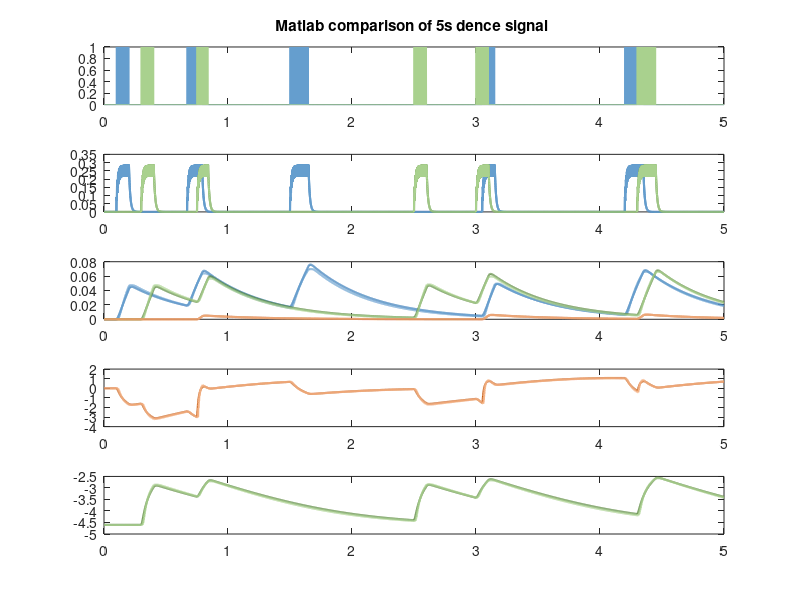
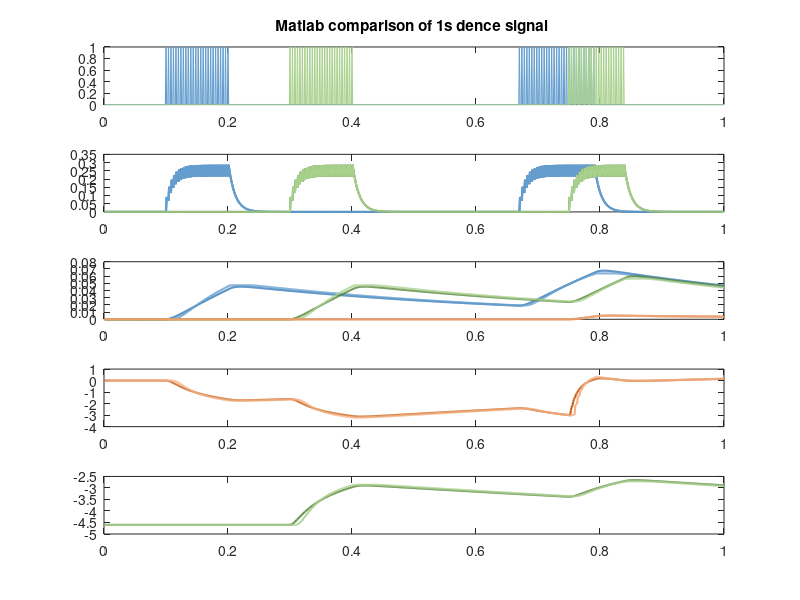
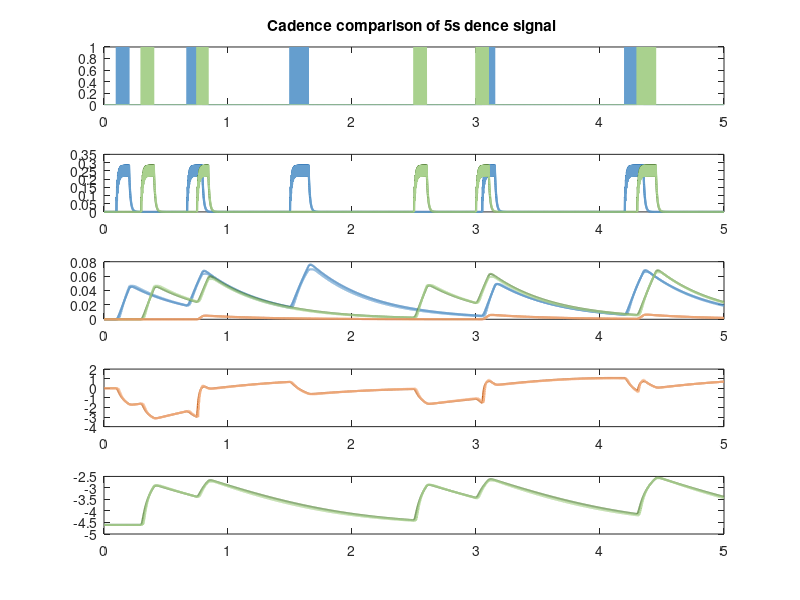
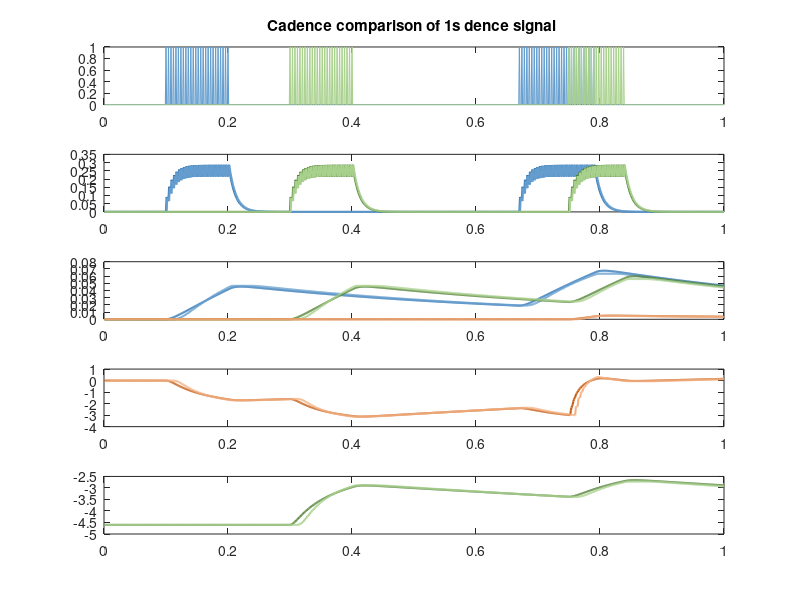

These figures' MATLAB source, in order:

clc;
clear;
close all;
%% load cadence data
load zi_modified_intence
load zj_modified_intence
load pi_modified_intence
load pj_modified_intence
load pij_modified_intence
load logpi_modified_intence
load logpj_modified_intence
load logpij_modified_intence
load wij_modified_intence

%% BCPNN parameter
kp = 1/500;
kz = 1/11;
kfti = 1/11;
eps = 0.01;
%% BCPNN input
points=5000;
si=zeros(1,points);
sj=zeros(1,points);
si(100:4:200)=1;
sj(300:4:400)=1;
si(670:4:790)=1;
sj(750:4:840)=1;
si(1500:4:1650)=1;
sj(2500:4:2600)=1;
sj(3000:4:3100)=1;
si(3050:4:3150)=1;
si(4200:4:4350)=1;
sj(4300:4:4450)=1;

%% BCPNN
zi(1)=0;
pi(1)=0;
zj(1)=0;
pj(1)=0;
pij(1)=0;
for i= 2: points
    pi(i) = pi(i-1) * (1 - kp) + zi(i-1)*kp;
    zi(i) = zi(i-1) * (1 - kz) + si(i-1)*kz; 
    pj(i) = pj(i-1) *( 1 - kp) + zj(i-1)*kp;
    zj(i) = zj(i-1) * (1 - kz) + sj(i-1)*kfti;
    pij(i) = pij(i-1) * (1 - kp) + zi(i-1)*zj(i-1)*kp;
    wij(i) = log((pij(i-1)+eps^2)/((pi(i-1)+eps)*(pj(i-1)+eps)));
    bj=log(pj+eps);
end

%% memristor model parameters
D = 1;
w_init = 0; 
Roff = 2e5;
Ron = 2000;
alpha_on = 1;
alpha_off = 1;
v_on=-0.02;
v_off=0.02;
delta_t=0.5e-3;
k_on= -28;
k_off = 21;
P_coeff = 1;
%% cadence circuit parameter
current=50e-9;
Ron_current=Ron*current;
%% Data processing parameter
trans_ratio_z_New = D/(Roff-Ron)/current;
trans_ratio_pi_New =1/19.5e5/current;
trans_ratio_pj_New =1/19.5e5/current; 
trans_ratio_pij_New=1/10e6/current;
rv_ratio_p_New = 0.23; 
rv_devia_p_New = -0.023; 
rv_ratio_pij_New = 1; 
rv_devia_pij_New = -0.023;
%% Initial value of the memristor model variable
New_X_i(1)=w_init*D;
New_X_j(1)=w_init*D;
New_PX_i(1)=0;
New_PX_j(1)=0;
New_PX_ij(1)=0;
W_ij(1) = 0;
%% Zi memristor
% memristor input
a=si;
a(a==0)=v_on*(-1e3/11/k_on*2+1);
a(a==1)=v_off*(1e3/11/k_off*2+1);
i_ = 50e-9.*ones(1,points);%sampling signal
New_rand_zi = [a;i_];
New_h_i= New_rand_zi(:)';
for p=2:2*points
    if  (New_h_i(p) > 0) && (New_h_i(p) > v_off)
        New_X_dot_i=k_off*(New_h_i(p)/v_off-1)^alpha_off;
        New_X_i(p)=New_X_i(p-1)+delta_t*New_X_dot_i.*(1-New_X_i(p-1)/D)^(P_coeff);
    elseif (New_h_i(p) <= 0) && (New_h_i(p) < v_on)
        New_X_dot_i=k_on*((New_h_i(p))/v_on-1)^alpha_on;
        New_X_i(p)=New_X_i(p-1)+delta_t*New_X_dot_i.*(New_X_i(p-1)/D)^(P_coeff);
    else
        New_X_i(p)=New_X_i(p-1);
        New_X_dot_i=0;
    end  
end
New_R_i=Roff.*New_X_i./D+Ron.*(1-New_X_i./D);
New_R_i=New_R_i*current;%The data sampled by the current in Cadence

% value to Zi
New_Z_i = (New_R_i(2:2:2*points)-Ron_current).*trans_ratio_z_New;
New_Z_i_shift = [0,New_Z_i(1:4999)];%memristor data right shift

%error analysis
New_Z_error_i = abs(New_Z_i_shift - zi);
New_Z_max_error_i = max(New_Z_error_i);
New_Z_mean_error_i = mean(New_Z_error_i);
corr_zi = corrcoef(zi,New_Z_i_shift);
New_Z_corr_i = corr_zi(2,1);
rrmse_zi= sqrt((sum((New_Z_i_shift - zi).^2)/(sum(zi.^2)))/5000);
%% Pi memristor
% memristor input
New_newR_i =New_Z_i*rv_ratio_p_New + rv_devia_p_New;
New_rand_pi = [New_newR_i;i_];
New_P_input_i = New_rand_pi(:)';

for p=2:2*points
    if  (New_P_input_i(p) > 0) && (New_P_input_i(p) > v_off)
        New_PX_dot_i=k_off*(New_P_input_i(p)/v_off-1)^alpha_off;
        New_PX_i(p)=New_PX_i(p-1)+delta_t*New_PX_dot_i.*(1-New_PX_i(p-1)/D)^(P_coeff);
    elseif (New_P_input_i(p) <= 0) && (New_P_input_i(p) < v_on)
        New_PX_dot_i=k_on*((New_P_input_i(p))/v_on-1)^alpha_on;
        New_PX_i(p)=New_PX_i(p-1)+delta_t*New_PX_dot_i.*(New_PX_i(p-1)/D)^(P_coeff);
    else
        New_PX_i(p)=New_PX_i(p-1);
        New_PX_dot_i=0;
    end
end 
New_PR_i=Roff.*New_PX_i./D+Ron.*(1-New_PX_i./D);
New_PR_i=New_PR_i*current;%The data sampled by the current in Cadence

% value to Pi
New_P_i = (New_PR_i(2:2:2*points)-Ron_current).*trans_ratio_pi_New;
New_P_i_shift = [0,New_P_i(1:4999)];%memristor right shift

% error analysis
New_P_error_i = abs(New_P_i_shift - pi);
New_P_max_error_i = max(New_P_error_i);
New_P_mean_error_i = mean(New_P_error_i);
corr_pi = corrcoef(pi,New_P_i_shift);
New_P_corr_i = corr_pi(2,1);
rrmse_pi= sqrt((sum((New_P_i_shift - pi).^2)/(sum(zi.^2)))/5000);


%% Zj memristor
% memristor input
b=sj;
b(b==0)=v_on*(-1e3/11/k_on*2+1);
b(b==1)=v_off*(1e3/11/k_off*2+1);
New_rand_zj = [b;i_];
New_h_j = New_rand_zj(:)';

for p=2:2*points
    if  (New_h_j(p) > 0) && (New_h_j(p) > v_off)
        New_X_dot_j=k_off*(New_h_j(p)/v_off-1)^alpha_off;
        New_X_j(p)=New_X_j(p-1)+delta_t*New_X_dot_j.*(1-New_X_j(p-1)/D)^(P_coeff);
    elseif (New_h_j(p) <= 0) && (New_h_j(p) < v_on)
        New_X_dot_j=k_on*((New_h_j(p))/v_on-1)^alpha_on;
        New_X_j(p)=New_X_j(p-1)+delta_t*New_X_dot_j.*(New_X_j(p-1)/D)^(P_coeff);
    else
        New_X_j(p)=New_X_j(p-1);
        New_X_dot_j=0;
    end  
end
New_R_j=Roff.*New_X_j./D+Ron.*(1-New_X_j./D);
New_R_j=New_R_j*current;%The data sampled by the current in Cadence

% value to Zj
New_Z_j = (New_R_j(2:2:2*points)-Ron_current).*trans_ratio_z_New;
New_Z_j_shift = [0,New_Z_j(1:4999)];%memristor right shift
%error analysis
New_Z_error_j = abs(New_Z_j_shift - zj);
New_Z_max_error_j= max(New_Z_error_j);
New_Z_mean_error_j = mean(New_Z_error_j);
corr_zj = corrcoef(zj,New_Z_j_shift);
New_Z_corr_j = corr_zj(2,1);
rrmse_zj= sqrt((sum((New_Z_j_shift - zj).^2)/(sum(zi.^2)))/5000);
%% Pj memristor
% memristor input
New_newR_j =New_Z_j*rv_ratio_p_New + rv_devia_p_New;
New_rand_pj = [New_newR_j;i_];
New_P_input_j = New_rand_pj(:)';

for p=2:2*points
    if  (New_P_input_j(p) > 0) && (New_P_input_j(p) > v_off)
        New_PX_dot_j=k_off*(New_P_input_j(p)/v_off-1)^alpha_off;
        New_PX_j(p)=New_PX_j(p-1)+delta_t*New_PX_dot_j.*(1-New_PX_j(p-1)/D)^(P_coeff);
    elseif (New_P_input_j(p) <= 0) && (New_P_input_j(p) < v_on)
        New_PX_dot_j=k_on*((New_P_input_j(p))/v_on-1)^alpha_on;
        New_PX_j(p)=New_PX_j(p-1)+delta_t*New_PX_dot_j.*(New_PX_j(p-1)/D)^(P_coeff);
    else
        New_PX_j(p)=New_PX_j(p-1);
        New_PX_dot_j=0;
    end
end 
New_PR_j=Roff.*New_PX_j./D+Ron.*(1-New_PX_j./D);
New_PR_j=New_PR_j*current;%The data sampled by the current in Cadence

% value to Pj
New_P_j = (New_PR_j(2:2:2*points)-Ron_current).*trans_ratio_pj_New;
New_P_j_shift = [0,New_P_j(1:4999)];%memristor right shift
%error analysis
New_P_error_j = abs(New_P_j_shift - pj);
New_P_max_error_j = max(New_P_error_j);
New_P_mean_error_j = mean(New_P_error_j);
corr_pj = corrcoef(pj,New_P_j_shift);
New_P_corr_j = corr_pj(2,1);
rrmse_pj= sqrt((sum((New_P_j_shift - pj).^2)/(sum(pj.^2)))/5000);
%% bj memristor
b_j=log(New_P_j+eps);
b_j_shift = [[-4.6017],b_j(1:4999)];%memristor right shift

%error analysis
New_b_error_j = abs(b_j_shift - bj);
New_b_max_error_j = max(New_b_error_j);
New_b_mean_error_j = mean(New_b_error_j);
corr_bj = corrcoef(b_j_shift,bj);
New_b_corr_j = corr_bj(2,1);
rrmse_bj= sqrt((sum((b_j_shift - bj).^2)/(sum(bj.^2)))/5000);
%% pij memristor
% memristor input
zij=New_Z_i.*New_Z_j;
New_Z_ij=(zij*rv_ratio_pij_New + rv_devia_pij_New);
New_rand_ij = [New_Z_ij;i_];
New_P_input_ij = New_rand_ij(:)';
for p=2:2*points
    if  (New_P_input_ij(p) > 0) && (New_P_input_ij(p) > v_off)
        New_PX_dot_ij=k_off*(New_P_input_ij(p)/v_off-1)^alpha_off;
        New_PX_ij(p)=New_PX_ij(p-1)+delta_t*New_PX_dot_ij.*(1-New_PX_ij(p-1)/D)^(P_coeff);
    elseif (New_P_input_ij(p) <= 0) && (New_P_input_ij(p) < v_on)
        New_PX_dot_ij=k_on*((New_P_input_ij(p))/v_on-1)^alpha_on;
        New_PX_ij(p)=New_PX_ij(p-1)+delta_t*New_PX_dot_ij.*(New_PX_ij(p-1)/D)^(P_coeff);
    else
        New_PX_ij(p)=New_PX_ij(p-1);
        New_PX_dot_ij=0;
    end
end 
New_PR_ij=Roff.*New_PX_ij./D+Ron.*(1-New_PX_ij./D);
New_PR_ij=New_PR_ij*current;%The data sampled by the current in Cadence

% value to Pij
New_P_ij = (New_PR_ij(2:2:2*points)-Ron_current).*trans_ratio_pij_New;
New_P_ij_shift = [0,New_P_ij(1:4999)];%memristor right shift

%error analysis
New_P_error_ij = abs(New_P_ij_shift - pij);
New_P_max_error_ij = max(New_P_error_ij);
New_P_mean_error_ij= mean(New_P_error_ij);
corr_pij = corrcoef(pij,New_P_ij_shift);
New_P_corr_ij = corr_pij(2,1);
rrmse_pij= sqrt((sum((New_P_ij_shift - pij).^2)/(sum(pij.^2)))/5000);
%% Wij memristor
for i=2:points

        W_ij(i) = log((New_P_ij(i-1)+eps^2)/((New_P_i(i-1)+eps).*(New_P_j(i-1)+eps)));

end

% value to wij
W_ij_shift=[0,W_ij(1:4999)];%memristor right shift

%error analysis
New_W_error_ij = abs(W_ij_shift - wij);
New_W_max_error_ij = max(New_W_error_ij);
New_W_mean_error_ij = mean(New_W_error_ij);
corr_pij = corrcoef(wij,W_ij_shift);
New_W_corr_ij = corr_pij(2,1);
rrmse_wij= sqrt((sum((W_ij_shift - wij).^2)/(sum(wij.^2)))/5000);

%% matlab comparison
% Matlab comparison of 5s/1s dence signal

New_mean_error_z_avg_i=mean(New_Z_mean_error_i);
New_max_error_z_avg_i=mean(New_Z_max_error_i);
New_corr_z_avg_i=mean(New_Z_corr_i);
rmse_zi=sqrt(mean((New_Z_i_shift - zi).^2));

New_mean_error_p_avg_i=mean(New_P_mean_error_i);
New_max_error_p_avg_i=mean(New_P_max_error_i);
New_corr_p_avg_i=mean(New_P_corr_i);
rmse_pi=sqrt(mean((New_P_i_shift - pi).^2));

New_mean_error_z_avg_j=mean(New_Z_mean_error_j);
New_max_error_z_avg_j=mean(New_Z_max_error_j);
New_corr_z_avg_j=mean(New_Z_corr_j);
rmse_zj=sqrt(mean((New_Z_j_shift - zj).^2));

New_mean_error_p_avg_j=mean(New_P_mean_error_j);
New_max_error_p_avg_j=mean(New_P_max_error_j);
New_corr_p_avg_j=mean(New_P_corr_j);
rmse_pj=sqrt(mean((New_P_j_shift - pj).^2));

New_mean_error_p_avg_ij=mean(New_P_mean_error_ij);
New_max_error_p_avg_ij=mean(New_P_max_error_ij);
New_corr_p_avg_ij=mean(New_P_corr_ij);
rmse_pij=sqrt(mean((New_P_ij_shift - pij).^2));

New_mean_error_w_avg_ij=mean(New_W_mean_error_ij);
New_max_error_w_avg_ij=mean(New_W_max_error_ij);
New_corr_w_avg_ij=mean(New_W_corr_ij);
rmse_wij=sqrt(mean((W_ij_shift - wij).^2));

New_mean_error_b_avg_j=mean(New_b_mean_error_j);
New_max_error_b_avg_j=mean(New_b_max_error_j);
New_corr_b_avg_j=mean(New_b_corr_j);
rmse_bj=sqrt(mean((b_j_shift - bj).^2));

fprintf('M Zi mean error: %f, Zi max error: %f, Zi corr: %f, Zi rrmse: %f, Zi rmse: %f\n',New_Z_mean_error_i,New_Z_max_error_i,New_Z_corr_i,rrmse_zi,rmse_zi);
fprintf('M Pi mean error: %f, Pi max error: %f, Pi corr: %f, Pi rrmse: %f, Pi rmse: %f\n',New_P_mean_error_i,New_P_max_error_i,New_P_corr_i,rrmse_pi,rmse_pi);

fprintf('M Zj mean error: %f, Zj max error: %f, Zj corr: %f, Zj rrmse: %f, Zj rmse: %f\n',New_Z_mean_error_j,New_Z_max_error_j,New_Z_corr_j,rrmse_zj,rmse_zj);
fprintf('M Pj mean error: %f, Pj max error: %f, Pj corr: %f, Pj rrmse: %f, Pj rmse: %f\n',New_P_mean_error_j,New_P_max_error_j,New_P_corr_j,rrmse_pj,rmse_pj);

fprintf('M Pij mean error: %f, Pij max error: %f, Pij corr: %f, Pij rrmse: %f, Pij rmse: %f\n',New_P_mean_error_ij,New_P_max_error_ij,New_P_corr_ij,rrmse_pij,rmse_pij);
fprintf('M wij mean error: %f, wij max error: %f, wij corr: %f, wij rrmse: %f, wij rmse: %f\n',New_W_mean_error_ij,New_W_max_error_ij,New_W_corr_ij,rrmse_wij,rmse_wij);
fprintf('M bj mean error: %f, bj max error: %f, bj corr: %f, bj rrmse: %f, bj rmse: %f\n',New_Z_max_error_i,New_b_max_error_j,New_b_corr_j,rrmse_bj,rmse_bj);

% color setting
blue1 = [101/255 158/255 206/255];
blue2 = [46/255 117/255 181/255];
green1 = [169/255 209/255 142/255];
green2 = [83/255 129/255 53/255];
orange1 = [244/255 177/255 131/255];
orange2 = [197/255 90/255 17/255];

% Matlab comparison of 5s/1s dence signal
figure(1)
subplot(511),
x=1:points;
plot(x*0.001,si,'Color',blue1, 'linewidth',0.8);hold on
plot(x*0.001,sj,'Color',green1, 'linewidth',0.8);
title('Matlab comparison of 5s dence signal ')

subplot(512),
plot(x*0.001,zi,'Color',blue2, 'linewidth',1.5);hold on
plot(x*0.001,New_Z_i_shift,'Color',blue1, 'linewidth',1.5);hold on
plot(x*0.001,zj,'Color',green2, 'linewidth',1.5);hold on
plot(x*0.001,New_Z_j_shift,'Color',green1, 'linewidth',1.5);

subplot(513);
plot(x*0.001,pi,'Color',blue2, 'linewidth',1.5);hold on
plot(x*0.001,New_P_i_shift,'Color',blue1, 'linewidth',1.5);hold on
plot(x*0.001,pj,'Color',green2, 'linewidth',1.5);hold on
plot(x*0.001,New_P_j_shift,'Color',green1, 'linewidth',1.5);hold on
plot(x*0.001,pij,'Color',orange2, 'linewidth',1.5);hold on
plot(x*0.001,New_P_ij_shift,'Color',orange1, 'linewidth',1.5);

subplot(514);
plot(x*0.001,wij,'Color',orange2, 'linewidth',1.5);hold on
plot(x*0.001,W_ij_shift,'Color',orange1, 'linewidth',1.5);

subplot(515);
plot(x*0.001,bj,'Color',green2, 'linewidth',1.5);hold on
plot(x*0.001,b_j_shift,'Color',green1, 'linewidth',1.5);

figure(2)
y=1:1000;
subplot(511),
x=1:points;
plot(y*0.001,si(1:1000),'Color',blue1, 'linewidth',0.8);hold on
plot(y*0.001,sj(1:1000),'Color',green1, 'linewidth',0.8);
title('Matlab comparison of 1s dence signal ')
subplot(512),

plot(y*0.001,zi(1:1000),'Color',blue2, 'linewidth',1.5);hold on
plot(y*0.001,New_Z_i_shift(1:1000),'Color',blue1, 'linewidth',1.5);hold on
plot(y*0.001,zj(1:1000),'Color',green2, 'linewidth',1.5);hold on
plot(y*0.001,New_Z_j_shift(1:1000),'Color',green1, 'linewidth',1.5);

subplot(513);
plot(y*0.001,pi(1:1000),'Color',blue2, 'linewidth',1.5);hold on
plot(y*0.001,New_P_i_shift(1:1000),'Color',blue1, 'linewidth',1.5);hold on
plot(y*0.001,pj(1:1000),'Color',green2, 'linewidth',1.5);hold on
plot(y*0.001,New_P_j_shift(1:1000),'Color',green1, 'linewidth',1.5);hold on
plot(y*0.001,pij(1:1000),'Color',orange2, 'linewidth',1.5);hold on
plot(y*0.001,New_P_ij_shift(1:1000),'Color',orange1, 'linewidth',1.5);

subplot(514);
plot(y*0.001,wij(1:1000),'Color',orange2, 'linewidth',1.5);hold on
plot(y*0.001,W_ij_shift(1:1000),'Color',orange1, 'linewidth',1.5);

subplot(515);
plot(y*0.001,bj(1:1000),'Color',green2, 'linewidth',1.5);hold on
plot(y*0.001,b_j_shift(1:1000),'Color',green1, 'linewidth',1.5);

%% cadence comparison

% cadence data error analysis
Ca_Z_error_i = abs(zi_modified_intence - zi);
Ca_max_error_z_i = max(Ca_Z_error_i);
Ca_mean_error_z_i = mean(Ca_Z_error_i);
Ca_corr_zi = corrcoef(zi,zi_modified_intence);
Ca_corr_z_i = Ca_corr_zi(2,1);
Ca_rrmse_zi=sqrt((sum((zi_modified_intence - zi).^2)/(sum(zi.^2)))/5000);
Ca_rmse_zi=sqrt(mean((zi_modified_intence - zi).^2));


Ca_Z_error_j = abs(zj_modified_intence - zj);
Ca_max_error_z_j = max(Ca_Z_error_j);
Ca_mean_error_z_j = mean(Ca_Z_error_j);
Ca_corr_zj = corrcoef(zj,zj_modified_intence);
Ca_corr_z_j = Ca_corr_zj(2,1);
Ca_rrmse_zj=sqrt((sum((zj_modified_intence - zj).^2)/(sum(zj.^2)))/5000);
Ca_rmse_zj=sqrt(mean((zj_modified_intence - zj).^2));

Ca_P_error_i = abs(pi_modified_intence - pi);
Ca_max_error_p_i = max(Ca_P_error_i);
Ca_mean_error_p_i = mean(Ca_P_error_i);
Ca_corr_pi = corrcoef(pi,pi_modified_intence);
Ca_corr_p_i = Ca_corr_pi(2,1);
Ca_rrmse_pi=sqrt((sum((pi_modified_intence - pi).^2)/(sum(pi.^2)))/5000);
Ca_rmse_pi=sqrt(mean((pi_modified_intence - pi).^2));


Ca_P_error_j = abs(pj_modified_intence - pj);
Ca_max_error_p_j = max(Ca_P_error_j);
Ca_mean_error_p_j = mean(Ca_P_error_j);
Ca_corr_pj = corrcoef(pj,pj_modified_intence);
Ca_corr_p_j = Ca_corr_pj(2,1);
Ca_rrmse_pj=sqrt((sum((pj_modified_intence - pj).^2)/(sum(pj.^2)))/5000);
Ca_rmse_pj=sqrt(mean((pj_modified_intence - pj).^2));

Ca_P_error_ij = abs(pij_modified_intence - pij);
Ca_max_error_p_ij = max(Ca_P_error_ij);
Ca_mean_error_p_ij = mean(Ca_P_error_ij);
Ca_corr_pij = corrcoef(pij,pij_modified_intence);
Ca_corr_p_ij = Ca_corr_pij(2,1);
Ca_rrmse_pij= sqrt((sum((pij_modified_intence - pij).^2)/(sum(pij.^2)))/5000);
Ca_rmse_pij=sqrt(mean((pij_modified_intence - pij).^2));

Ca_W_error_ij = abs(wij_modified_intence - wij);
Ca_max_error_w_ij = max(Ca_W_error_ij);
Ca_mean_error_w_ij = mean(Ca_W_error_ij);
Ca_corr_wij = corrcoef(wij,wij_modified_intence);
Ca_corr_w_ij = Ca_corr_wij(2,1);
Ca_rrmse_wij= sqrt((sum((wij_modified_intence- wij).^2)/(sum(wij.^2)))/5000);
Ca_rmse_wij=sqrt(mean((wij_modified_intence- wij).^2));

logpj_modified_intence=logpj_modified_intence-4.60517;
Ca_b_error_j = abs(logpj_modified_intence - bj);
Ca_max_error_b_j = max(Ca_b_error_j);
Ca_mean_error_b_j = mean(Ca_b_error_j);
Ca_corr_bj = corrcoef(bj,logpj_modified_intence);
Ca_corr_b_j = Ca_corr_bj(2,1);
Ca_rrmse_bj= sqrt((sum((logpj_modified_intence - bj).^2)/(sum(bj.^2)))/5000);
Ca_rmse_bj=sqrt(mean((logpj_modified_intence - bj).^2));


fprintf('Ca Zi mean error: %f, Zi max error: %f, Zi corr: %f, Zi rrmse: %f, Zi rmse: %f\n',Ca_mean_error_z_i,Ca_max_error_z_i,Ca_corr_z_i,Ca_rrmse_zi,Ca_rmse_zi);
fprintf('Ca Pi mean error: %f, Pi max error: %f, Pi corr: %f, Pi rrmse: %f, Pi rmse: %f\n',Ca_mean_error_p_i,Ca_max_error_p_i,Ca_corr_p_i,Ca_rrmse_pi,Ca_rmse_pi);

fprintf('Ca Zj mean error: %f, Zj max error: %f, Zj corr: %f, Zj rrmse: %f, Zj rmse: %f\n',Ca_mean_error_z_j,Ca_max_error_z_j,Ca_corr_z_j,Ca_rrmse_zj,Ca_rmse_zj);
fprintf('Ca Pj mean error: %f, Pj max error: %f, Pj corr: %f, Pj rrmse: %f, Pj rmse: %f\n',Ca_mean_error_p_j,Ca_max_error_p_j,Ca_corr_p_j,Ca_rrmse_pj,Ca_rmse_pj);

fprintf('Ca Pij mean error: %f, Pij max error: %f, Pij corr: %f, Pij rrmse: %f, Pij rmse: %f\n',Ca_mean_error_p_ij,Ca_max_error_p_ij,Ca_corr_p_ij,Ca_rrmse_pij,Ca_rmse_pij);
fprintf('Ca wij mean error: %f, wij max error: %f, wij corr: %f, wij rrmse: %f, wij rmse: %f\n',Ca_mean_error_w_ij,Ca_max_error_w_ij,Ca_corr_w_ij,Ca_rrmse_wij,Ca_rmse_wij);
fprintf('Ca bj mean error: %f, bj max error: %f, bj corr: %f, bj rrmse: %f, bj rmse: %f\n',Ca_mean_error_b_j,Ca_max_error_b_j,Ca_corr_b_j,Ca_rrmse_bj,Ca_rmse_bj);

% Cadence comparison of 5s/1s dence signal
figure(3)
subplot(511),
x=1:points;
plot(x*0.001,si,'Color',blue1, 'linewidth',0.8);hold on
plot(x*0.001,sj,'Color',green1, 'linewidth',0.8);
title('Cadence comparison of 5s dence signal ')

subplot(512),
plot(x*0.001,zi,'Color',blue2, 'linewidth',1.5);hold on
plot(x*0.001,zi_modified_intence,'Color',blue1, 'linewidth',1.5);hold on
plot(x*0.001,zj,'Color',green2, 'linewidth',1.5);hold on
plot(x*0.001,zj_modified_intence,'Color',green1, 'linewidth',1.5);

subplot(513);
plot(x*0.001,pi,'Color',blue2, 'linewidth',1.5);hold on
plot(x*0.001,pi_modified_intence,'Color',blue1, 'linewidth',1.5);hold on
plot(x*0.001,pj,'Color',green2, 'linewidth',1.5);hold on
plot(x*0.001,pj_modified_intence,'Color',green1, 'linewidth',1.5);hold on
plot(x*0.001,pij,'Color',orange2, 'linewidth',1.5);hold on
plot(x*0.001,pij_modified_intence,'Color',orange1, 'linewidth',1.5);

subplot(514);
plot(x*0.001,wij,'Color',orange2, 'linewidth',1.5);hold on
plot(x*0.001,wij_modified_intence,'Color',orange1, 'linewidth',1.5);

subplot(515);
plot(x*0.001,bj,'Color',green2, 'linewidth',1.5);hold on
plot(x*0.001,logpj_modified_intence,'Color',green1, 'linewidth',1.5);


figure(4)
subplot(511),
y=1:1000;
plot(y*0.001,si(1:1000),'Color',blue1, 'linewidth',0.8);hold on
plot(y*0.001,sj(1:1000),'Color',green1, 'linewidth',0.8);
title('Cadence comparison of 1s dence signal ')

subplot(512),
plot(y*0.001,zi(1:1000),'Color',blue2, 'linewidth',1.5);hold on
plot(y*0.001,zi_modified_intence(1:1000),'Color',blue1, 'linewidth',1.5);hold on
plot(y*0.001,zj(1:1000),'Color',green2, 'linewidth',1.5);hold on
plot(y*0.001,zj_modified_intence(1:1000),'Color',green1, 'linewidth',1.5);

subplot(513);
plot(y*0.001,pi(1:1000),'Color',blue2, 'linewidth',1.5);hold on
plot(y*0.001,pi_modified_intence(1:1000),'Color',blue1, 'linewidth',1.5);hold on
plot(y*0.001,pj(1:1000),'Color',green2, 'linewidth',1.5);hold on
plot(y*0.001,pj_modified_intence(1:1000),'Color',green1, 'linewidth',1.5);hold on
plot(y*0.001,pij(1:1000),'Color',orange2, 'linewidth',1.5);hold on
plot(y*0.001,pij_modified_intence(1:1000),'Color',orange1, 'linewidth',1.5);

subplot(514);
plot(y*0.001,wij(1:1000),'Color',orange2, 'linewidth',1.5);hold on
plot(y*0.001,wij_modified_intence(1:1000),'Color',orange1, 'linewidth',1.5);

subplot(515);
plot(y*0.001,bj(1:1000),'Color',green2, 'linewidth',1.5);hold on
plot(y*0.001,logpj_modified_intence(1:1000),'Color',green1, 'linewidth',1.5);